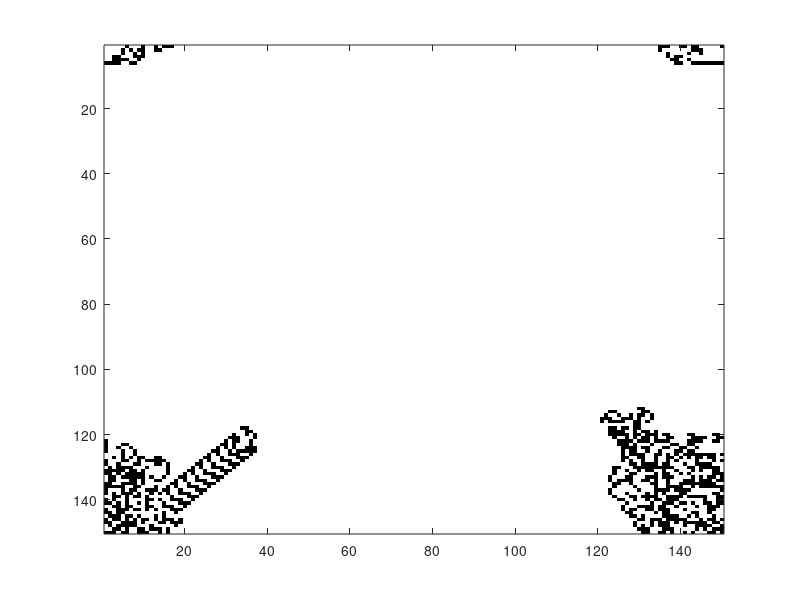

Write the MATLAB code that produced this figure.
clear all
close all
N = 150; %Dimension of canvas
grid = zeros(N,N);
steps = 11000;
right = [2 3 4 1];
left = [4 1 2 3];
x = randi(N,1);
y = randi(N,1);
dir = randi(4,1);
for i = 0:steps
    if(grid(x,y) == 0)
        grid(x,y) = 1;
        dir = right(dir);
    else
        grid(x,y) = 0;
        dir = left(dir);
    end
    %To create continous boundary i.e when stepping over from 1 we get to N
    if(dir == 1) 
        if( x == 1)
            x = N;
        else
            x = x-1;
        end
    elseif(dir == 2)
        if(y == N)
            y = 1;
        else
            y = y+1;
        end
    elseif(dir == 3)
        if(x == N)
            x = 1;
        else
            x = x+1;
        end
    else
        if(y == 1)
            y = N;
        else
            y = y-1;
        end
    end
end
colormap('gray')
imagesc(imcomplement(grid))
    